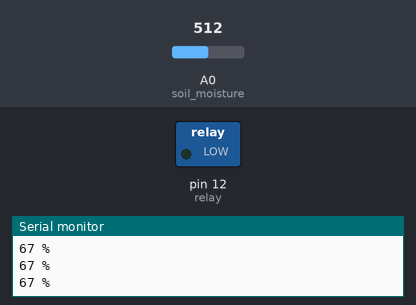
The sketch below on a simulated Arduino Uno, built with avr-gcc and run on an emulated ATmega328P. Shown: switched loads named in the sketch (green lamp = pin HIGH), the last lines printed to the serial monitor. The inputs (shaded band) are chosen by the test bench; at power-on: A0 (soil_moisture) = 512.

Above: at 1.2 s.
1.3 s: A0 (soil_moisture) set to 784
2.8 s: A0 (soil_moisture) set to 816
At 3.3 s:
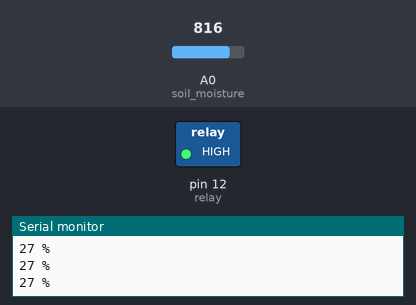
4.3 s: A0 (soil_moisture) set to 790
At 4.6 s:
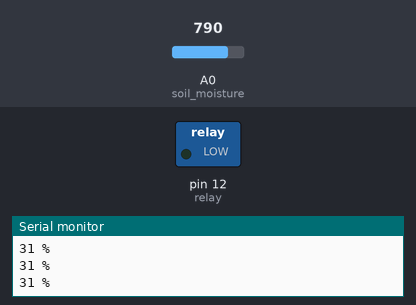
5.8 s: A0 (soil_moisture) set to 810
At 7.1 s:
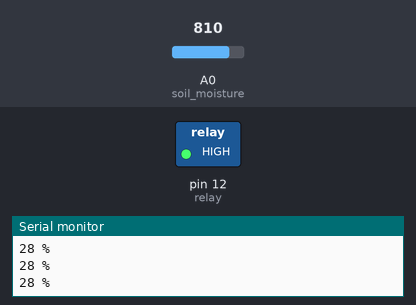
Timing chart, 0 to 8.3 s (numbered marks = the images above; inputs shaded):
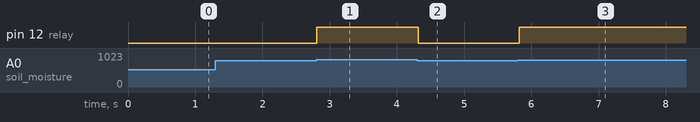

The sketch:

sooil_moisture1.ino
```cpp
int soil_moisture = A0, relay = 12;
void setup() {
  // put your setup code here, to run once:
  pinMode(soil_moisture, INPUT);
  pinMode(relay, OUTPUT);

  Serial.begin(9600);

}

void loop() {
  // put your main code here, to run repeatedly:
  int x = analogRead(soil_moisture);
  int y = map(x, 250, 1023, 100, 0);
  Serial.print(y); Serial.println(" %");
  if(x < 800 ){
    digitalWrite(relay, LOW);
  }
  else if(x > 800){
    digitalWrite(relay, HIGH);
  }
  delay(100);

}
```

Measured:
- the behaviour switches between 800 and 801 on A0 (soil_moisture) (found by bisection; images 0 and 1)
- after the input at 2.8 s, pin 12 (relay): LOW → HIGH at once
- after the input at 4.3 s, pin 12 (relay): HIGH → LOW at once
- after the input at 5.8 s, pin 12 (relay): LOW → HIGH at once
